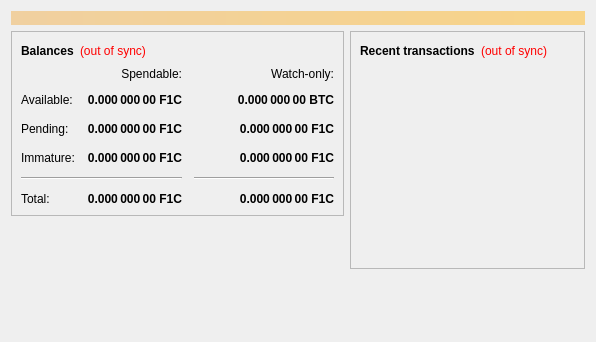
<?xml version="1.0" encoding="UTF-8"?>
<ui version="4.0">
 <class>OverviewPage</class>
 <widget class="QWidget" name="OverviewPage">
  <property name="geometry">
   <rect>
    <x>0</x>
    <y>0</y>
    <width>596</width>
    <height>342</height>
   </rect>
  </property>
  <property name="windowTitle">
   <string>Form</string>
  </property>
  <layout class="QVBoxLayout" name="topLayout">
   <item>
    <widget class="QLabel" name="labelAlerts">
     <property name="visible">
      <bool>false</bool>
     </property>
     <property name="styleSheet">
      <string notr="true">background-color: qlineargradient(x1: 0, y1: 0, x2: 1, y2: 0, stop:0 #F0D0A0, stop:1 #F8D488); color:#000000;</string>
     </property>
     <property name="wordWrap">
      <bool>true</bool>
     </property>
     <property name="margin">
      <number>3</number>
     </property>
    </widget>
   </item>
   <item>
    <layout class="QHBoxLayout" name="horizontalLayout" stretch="1,1">
     <item>
      <layout class="QVBoxLayout" name="verticalLayout_2">
       <item>
        <widget class="QFrame" name="frame">
         <property name="frameShape">
          <enum>QFrame::StyledPanel</enum>
         </property>
         <property name="frameShadow">
          <enum>QFrame::Raised</enum>
         </property>
         <layout class="QVBoxLayout" name="verticalLayout_4">
          <item>
           <layout class="QHBoxLayout" name="horizontalLayout_4">
            <item>
             <widget class="QLabel" name="label_5">
              <property name="font">
               <font>
                <weight>75</weight>
                <bold>true</bold>
               </font>
              </property>
              <property name="text">
               <string>Balances</string>
              </property>
             </widget>
            </item>
            <item>
             <widget class="QLabel" name="labelWalletStatus">
              <property name="cursor">
               <cursorShape>WhatsThisCursor</cursorShape>
              </property>
              <property name="toolTip">
               <string>The displayed information may be out of date. Your wallet automatically synchronizes with the F1coin network after a connection is established, but this process has not completed yet.</string>
              </property>
              <property name="styleSheet">
               <string notr="true">QLabel { color: red; }</string>
              </property>
              <property name="text">
               <string notr="true">(out of sync)</string>
              </property>
              <property name="alignment">
               <set>Qt::AlignLeading|Qt::AlignLeft|Qt::AlignVCenter</set>
              </property>
             </widget>
            </item>
            <item>
             <spacer name="horizontalSpacer_3">
              <property name="orientation">
               <enum>Qt::Horizontal</enum>
              </property>
              <property name="sizeHint" stdset="0">
               <size>
                <width>40</width>
                <height>20</height>
               </size>
              </property>
             </spacer>
            </item>
           </layout>
          </item>
          <item>
           <layout class="QGridLayout" name="gridLayout">
            <property name="spacing">
             <number>12</number>
            </property>
            <item row="2" column="2">
             <widget class="QLabel" name="labelWatchPending">
              <property name="font">
               <font>
                <weight>75</weight>
                <bold>true</bold>
               </font>
              </property>
              <property name="cursor">
               <cursorShape>IBeamCursor</cursorShape>
              </property>
              <property name="toolTip">
               <string>Unconfirmed transactions to watch-only addresses</string>
              </property>
              <property name="text">
               <string notr="true">0.000 000 00 F1C</string>
              </property>
              <property name="alignment">
               <set>Qt::AlignRight|Qt::AlignTrailing|Qt::AlignVCenter</set>
              </property>
              <property name="textInteractionFlags">
               <set>Qt::LinksAccessibleByMouse|Qt::TextSelectableByKeyboard|Qt::TextSelectableByMouse</set>
              </property>
             </widget>
            </item>
            <item row="2" column="1">
             <widget class="QLabel" name="labelUnconfirmed">
              <property name="font">
               <font>
                <weight>75</weight>
                <bold>true</bold>
               </font>
              </property>
              <property name="cursor">
               <cursorShape>IBeamCursor</cursorShape>
              </property>
              <property name="toolTip">
               <string>Total of transactions that have yet to be confirmed, and do not yet count toward the spendable balance</string>
              </property>
              <property name="text">
               <string notr="true">0.000 000 00 F1C</string>
              </property>
              <property name="alignment">
               <set>Qt::AlignRight|Qt::AlignTrailing|Qt::AlignVCenter</set>
              </property>
              <property name="textInteractionFlags">
               <set>Qt::LinksAccessibleByMouse|Qt::TextSelectableByKeyboard|Qt::TextSelectableByMouse</set>
              </property>
             </widget>
            </item>
            <item row="3" column="2">
             <widget class="QLabel" name="labelWatchImmature">
              <property name="font">
               <font>
                <weight>75</weight>
                <bold>true</bold>
               </font>
              </property>
              <property name="cursor">
               <cursorShape>IBeamCursor</cursorShape>
              </property>
              <property name="toolTip">
               <string>Mined balance in watch-only addresses that has not yet matured</string>
              </property>
              <property name="text">
               <string notr="true">0.000 000 00 F1C</string>
              </property>
              <property name="alignment">
               <set>Qt::AlignRight|Qt::AlignTrailing|Qt::AlignVCenter</set>
              </property>
              <property name="textInteractionFlags">
               <set>Qt::LinksAccessibleByMouse|Qt::TextSelectableByKeyboard|Qt::TextSelectableByMouse</set>
              </property>
             </widget>
            </item>
            <item row="4" column="0" colspan="2">
             <widget class="Line" name="line">
              <property name="orientation">
               <enum>Qt::Horizontal</enum>
              </property>
             </widget>
            </item>
            <item row="4" column="2">
             <widget class="Line" name="lineWatchBalance">
              <property name="sizePolicy">
               <sizepolicy hsizetype="Preferred" vsizetype="Fixed">
                <horstretch>0</horstretch>
                <verstretch>0</verstretch>
               </sizepolicy>
              </property>
              <property name="minimumSize">
               <size>
                <width>140</width>
                <height>0</height>
               </size>
              </property>
              <property name="orientation">
               <enum>Qt::Horizontal</enum>
              </property>
             </widget>
            </item>
            <item row="5" column="0">
             <widget class="QLabel" name="labelTotalText">
              <property name="text">
               <string>Total:</string>
              </property>
             </widget>
            </item>
            <item row="3" column="1">
             <widget class="QLabel" name="labelImmature">
              <property name="font">
               <font>
                <weight>75</weight>
                <bold>true</bold>
               </font>
              </property>
              <property name="cursor">
               <cursorShape>IBeamCursor</cursorShape>
              </property>
              <property name="toolTip">
               <string>Mined balance that has not yet matured</string>
              </property>
              <property name="text">
               <string notr="true">0.000 000 00 F1C</string>
              </property>
              <property name="alignment">
               <set>Qt::AlignRight|Qt::AlignTrailing|Qt::AlignVCenter</set>
              </property>
              <property name="textInteractionFlags">
               <set>Qt::LinksAccessibleByMouse|Qt::TextSelectableByKeyboard|Qt::TextSelectableByMouse</set>
              </property>
             </widget>
            </item>
            <item row="2" column="3">
             <spacer name="horizontalSpacer_2">
              <property name="orientation">
               <enum>Qt::Horizontal</enum>
              </property>
              <property name="sizeHint" stdset="0">
               <size>
                <width>40</width>
                <height>20</height>
               </size>
              </property>
             </spacer>
            </item>
            <item row="3" column="0">
             <widget class="QLabel" name="labelImmatureText">
              <property name="text">
               <string>Immature:</string>
              </property>
             </widget>
            </item>
            <item row="5" column="1">
             <widget class="QLabel" name="labelTotal">
              <property name="font">
               <font>
                <weight>75</weight>
                <bold>true</bold>
               </font>
              </property>
              <property name="cursor">
               <cursorShape>IBeamCursor</cursorShape>
              </property>
              <property name="toolTip">
               <string>Your current total balance</string>
              </property>
              <property name="text">
               <string notr="true">0.000 000 00 F1C</string>
              </property>
              <property name="alignment">
               <set>Qt::AlignRight|Qt::AlignTrailing|Qt::AlignVCenter</set>
              </property>
              <property name="textInteractionFlags">
               <set>Qt::LinksAccessibleByMouse|Qt::TextSelectableByKeyboard|Qt::TextSelectableByMouse</set>
              </property>
             </widget>
            </item>
            <item row="5" column="2">
             <widget class="QLabel" name="labelWatchTotal">
              <property name="font">
               <font>
                <weight>75</weight>
                <bold>true</bold>
               </font>
              </property>
              <property name="cursor">
               <cursorShape>IBeamCursor</cursorShape>
              </property>
              <property name="toolTip">
               <string>Current total balance in watch-only addresses</string>
              </property>
              <property name="text">
               <string notr="true">0.000 000 00 F1C</string>
              </property>
              <property name="alignment">
               <set>Qt::AlignRight|Qt::AlignTrailing|Qt::AlignVCenter</set>
              </property>
              <property name="textInteractionFlags">
               <set>Qt::LinksAccessibleByMouse|Qt::TextSelectableByKeyboard|Qt::TextSelectableByMouse</set>
              </property>
             </widget>
            </item>
            <item row="0" column="2">
             <widget class="QLabel" name="labelWatchonly">
              <property name="text">
               <string>Watch-only:</string>
              </property>
              <property name="alignment">
               <set>Qt::AlignRight|Qt::AlignTrailing|Qt::AlignVCenter</set>
              </property>
             </widget>
            </item>
            <item row="1" column="0">
             <widget class="QLabel" name="labelBalanceText">
              <property name="text">
               <string>Available:</string>
              </property>
             </widget>
            </item>
            <item row="1" column="1">
             <widget class="QLabel" name="labelBalance">
              <property name="font">
               <font>
                <weight>75</weight>
                <bold>true</bold>
               </font>
              </property>
              <property name="cursor">
               <cursorShape>IBeamCursor</cursorShape>
              </property>
              <property name="toolTip">
               <string>Your current spendable balance</string>
              </property>
              <property name="text">
               <string notr="true">0.000 000 00 F1C</string>
              </property>
              <property name="alignment">
               <set>Qt::AlignRight|Qt::AlignTrailing|Qt::AlignVCenter</set>
              </property>
              <property name="textInteractionFlags">
               <set>Qt::LinksAccessibleByMouse|Qt::TextSelectableByKeyboard|Qt::TextSelectableByMouse</set>
              </property>
             </widget>
            </item>
            <item row="1" column="2">
             <widget class="QLabel" name="labelWatchAvailable">
              <property name="font">
               <font>
                <weight>75</weight>
                <bold>true</bold>
               </font>
              </property>
              <property name="cursor">
               <cursorShape>IBeamCursor</cursorShape>
              </property>
              <property name="toolTip">
               <string>Your current balance in watch-only addresses</string>
              </property>
              <property name="text">
               <string notr="true">0.000 000 00 BTC</string>
              </property>
              <property name="alignment">
               <set>Qt::AlignRight|Qt::AlignTrailing|Qt::AlignVCenter</set>
              </property>
              <property name="textInteractionFlags">
               <set>Qt::LinksAccessibleByMouse|Qt::TextSelectableByKeyboard|Qt::TextSelectableByMouse</set>
              </property>
             </widget>
            </item>
            <item row="2" column="0">
             <widget class="QLabel" name="labelPendingText">
              <property name="text">
               <string>Pending:</string>
              </property>
             </widget>
            </item>
            <item row="0" column="1">
             <widget class="QLabel" name="labelSpendable">
              <property name="text">
               <string>Spendable:</string>
              </property>
              <property name="alignment">
               <set>Qt::AlignRight|Qt::AlignTrailing|Qt::AlignVCenter</set>
              </property>
             </widget>
            </item>
           </layout>
          </item>
         </layout>
        </widget>
       </item>
       <item>
        <spacer name="verticalSpacer">
         <property name="orientation">
          <enum>Qt::Vertical</enum>
         </property>
         <property name="sizeHint" stdset="0">
          <size>
           <width>20</width>
           <height>40</height>
          </size>
         </property>
        </spacer>
       </item>
      </layout>
     </item>
     <item>
      <layout class="QVBoxLayout" name="verticalLayout_3">
       <item>
        <widget class="QFrame" name="frame_2">
         <property name="frameShape">
          <enum>QFrame::StyledPanel</enum>
         </property>
         <property name="frameShadow">
          <enum>QFrame::Raised</enum>
         </property>
         <layout class="QVBoxLayout" name="verticalLayout">
          <item>
           <layout class="QHBoxLayout" name="horizontalLayout_2">
            <item>
             <widget class="QLabel" name="label_4">
              <property name="font">
               <font>
                <weight>75</weight>
                <bold>true</bold>
               </font>
              </property>
              <property name="text">
               <string>Recent transactions</string>
              </property>
             </widget>
            </item>
            <item>
             <widget class="QLabel" name="labelTransactionsStatus">
              <property name="cursor">
               <cursorShape>WhatsThisCursor</cursorShape>
              </property>
              <property name="toolTip">
               <string>The displayed information may be out of date. Your wallet automatically synchronizes with the F1coin network after a connection is established, but this process has not completed yet.</string>
              </property>
              <property name="styleSheet">
               <string notr="true">QLabel { color: red; }</string>
              </property>
              <property name="text">
               <string notr="true">(out of sync)</string>
              </property>
              <property name="alignment">
               <set>Qt::AlignRight|Qt::AlignTrailing|Qt::AlignVCenter</set>
              </property>
             </widget>
            </item>
            <item>
             <spacer name="horizontalSpacer">
              <property name="orientation">
               <enum>Qt::Horizontal</enum>
              </property>
              <property name="sizeHint" stdset="0">
               <size>
                <width>40</width>
                <height>20</height>
               </size>
              </property>
             </spacer>
            </item>
           </layout>
          </item>
          <item>
           <widget class="QListView" name="listTransactions">
            <property name="styleSheet">
             <string notr="true">QListView { background: transparent; }</string>
            </property>
            <property name="frameShape">
             <enum>QFrame::NoFrame</enum>
            </property>
            <property name="verticalScrollBarPolicy">
             <enum>Qt::ScrollBarAlwaysOff</enum>
            </property>
            <property name="horizontalScrollBarPolicy">
             <enum>Qt::ScrollBarAlwaysOff</enum>
            </property>
            <property name="selectionMode">
             <enum>QAbstractItemView::NoSelection</enum>
            </property>
           </widget>
          </item>
         </layout>
        </widget>
       </item>
       <item>
        <spacer name="verticalSpacer_2">
         <property name="orientation">
          <enum>Qt::Vertical</enum>
         </property>
         <property name="sizeHint" stdset="0">
          <size>
           <width>20</width>
           <height>40</height>
          </size>
         </property>
        </spacer>
       </item>
      </layout>
     </item>
    </layout>
   </item>
  </layout>
 </widget>
 <resources/>
 <connections/>
</ui>
